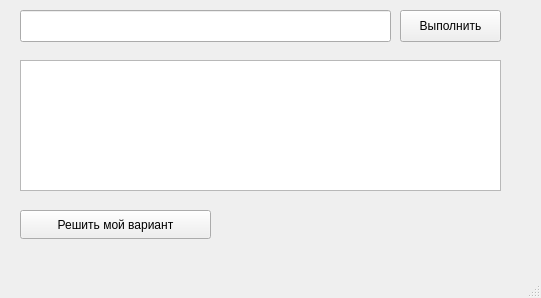
<?xml version="1.0" encoding="UTF-8"?>
<ui version="4.0">
 <class>MainWindow</class>
 <widget class="QMainWindow" name="MainWindow">
  <property name="geometry">
   <rect>
    <x>0</x>
    <y>0</y>
    <width>541</width>
    <height>298</height>
   </rect>
  </property>
  <property name="windowTitle">
   <string>MainWindow</string>
  </property>
  <widget class="QWidget" name="centralwidget">
   <widget class="QTextEdit" name="textEdit">
    <property name="geometry">
     <rect>
      <x>20</x>
      <y>60</y>
      <width>481</width>
      <height>131</height>
     </rect>
    </property>
    <property name="verticalScrollBarPolicy">
     <enum>Qt::ScrollBarAsNeeded</enum>
    </property>
    <property name="horizontalScrollBarPolicy">
     <enum>Qt::ScrollBarAsNeeded</enum>
    </property>
    <property name="sizeAdjustPolicy">
     <enum>QAbstractScrollArea::AdjustIgnored</enum>
    </property>
    <property name="readOnly">
     <bool>true</bool>
    </property>
   </widget>
   <widget class="QLabel" name="label">
    <property name="geometry">
     <rect>
      <x>0</x>
      <y>0</y>
      <width>541</width>
      <height>51</height>
     </rect>
    </property>
    <property name="text">
     <string/>
    </property>
   </widget>
   <widget class="QPushButton" name="pushButton_2">
    <property name="enabled">
     <bool>true</bool>
    </property>
    <property name="geometry">
     <rect>
      <x>400</x>
      <y>10</y>
      <width>101</width>
      <height>32</height>
     </rect>
    </property>
    <property name="text">
     <string>Выполнить</string>
    </property>
   </widget>
   <widget class="QLabel" name="label_5">
    <property name="geometry">
     <rect>
      <x>-10</x>
      <y>0</y>
      <width>16</width>
      <height>51</height>
     </rect>
    </property>
    <property name="text">
     <string/>
    </property>
   </widget>
   <widget class="QLabel" name="label_7">
    <property name="geometry">
     <rect>
      <x>310</x>
      <y>190</y>
      <width>511</width>
      <height>41</height>
     </rect>
    </property>
    <property name="text">
     <string/>
    </property>
   </widget>
   <widget class="QLabel" name="label_6">
    <property name="geometry">
     <rect>
      <x>0</x>
      <y>50</y>
      <width>521</width>
      <height>191</height>
     </rect>
    </property>
    <property name="text">
     <string/>
    </property>
   </widget>
   <widget class="QLineEdit" name="lineEdit">
    <property name="geometry">
     <rect>
      <x>20</x>
      <y>10</y>
      <width>371</width>
      <height>32</height>
     </rect>
    </property>
   </widget>
   <widget class="QPushButton" name="pushButton">
    <property name="geometry">
     <rect>
      <x>20</x>
      <y>210</y>
      <width>191</width>
      <height>29</height>
     </rect>
    </property>
    <property name="text">
     <string>Решить мой вариант</string>
    </property>
   </widget>
   <widget class="QLabel" name="label_9">
    <property name="geometry">
     <rect>
      <x>190</x>
      <y>210</y>
      <width>16</width>
      <height>51</height>
     </rect>
    </property>
    <property name="text">
     <string/>
    </property>
   </widget>
   <zorder>label</zorder>
   <zorder>pushButton_2</zorder>
   <zorder>label_5</zorder>
   <zorder>label_7</zorder>
   <zorder>label_6</zorder>
   <zorder>lineEdit</zorder>
   <zorder>textEdit</zorder>
   <zorder>pushButton</zorder>
   <zorder>label_9</zorder>
  </widget>
  <widget class="QMenuBar" name="menubar">
   <property name="geometry">
    <rect>
     <x>0</x>
     <y>0</y>
     <width>541</width>
     <height>26</height>
    </rect>
   </property>
  </widget>
  <widget class="QStatusBar" name="statusbar"/>
 </widget>
 <resources/>
 <connections/>
</ui>
